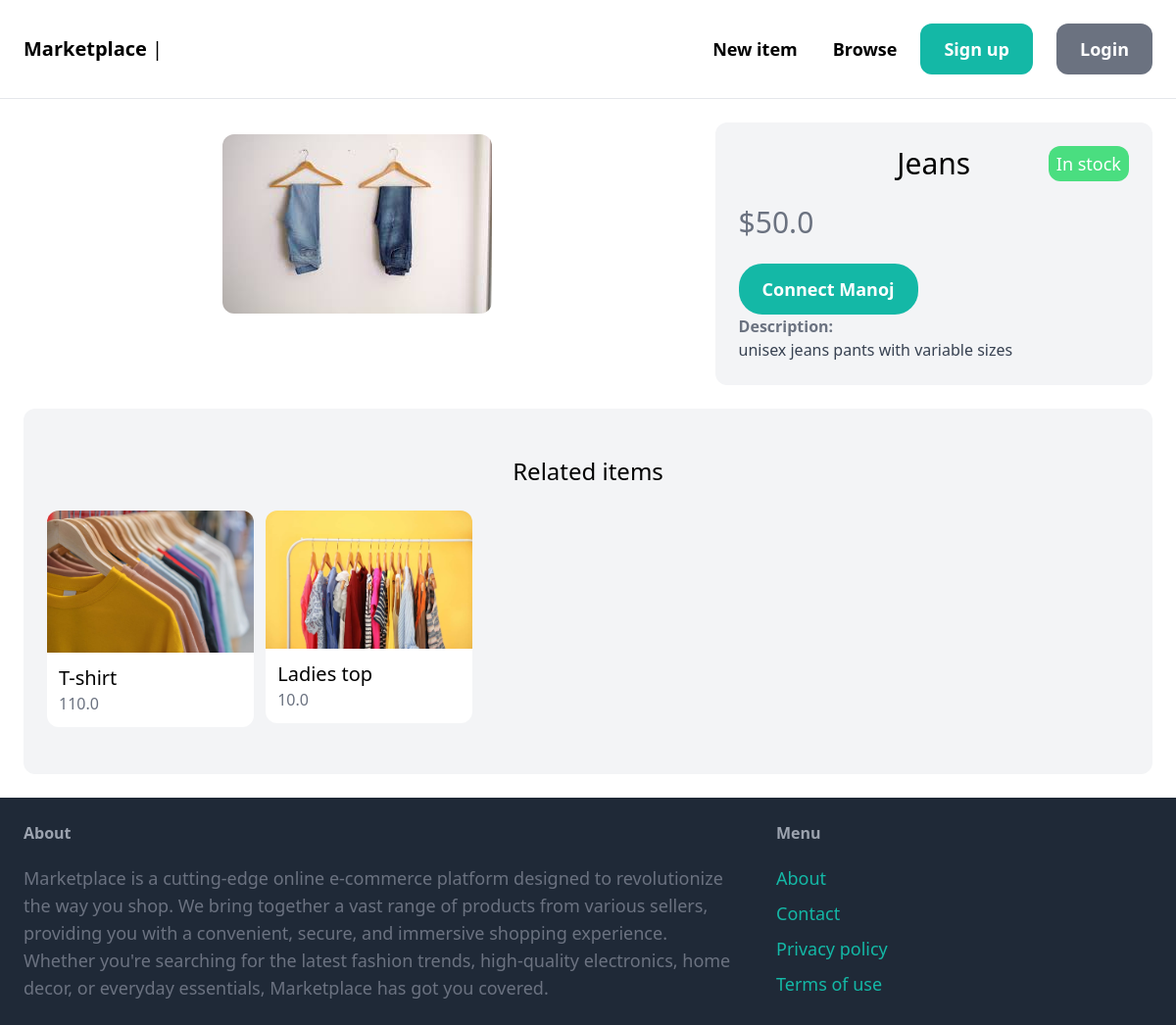
/items/5/, run on the app's committed database.
### item/models.py (models this page shows, shortened)
class Item(models.Model):
    category = models.ForeignKey(Category, related_name='items', on_delete=models.CASCADE)
    name = models.CharField(max_length=255)
    description = models.TextField(blank=True,null=True)
    size = models.CharField(max_length=100,blank=True,null=True)
    color = models.CharField(max_length=100,blank=True,null=True)
    gender = models.CharField(max_length=100,blank=True,null=True)
    price=models.FloatField(default=0.0)
    image = models.ImageField(upload_to='item_images', blank=True, null=True)
    is_sold = models.BooleanField(default=False)
    created_by = models.ForeignKey(User, on_delete=models.CASCADE, related_name='items')
    created_at=models.DateTimeField(auto_now_add=True)

### item/views.py (the view)
# urls.py: path('<int:pk>/', views.detail, name='detail'),
def detail(request, pk):
    item = get_object_or_404(Item, pk=pk)
    related_items = Item.objects.filter(category=item.category).exclude(pk=pk)[:3]
    if item.color:
        item.color = item.color.replace(',', ' ')
        item.color = item.color.replace('[', '')
        item.color = item.color.replace(']', '')
        item.color = item.color.replace("'", '')
    return render(request, 'item/detail.html',{
        'item':item,
        'related_items':related_items,
    })

### item/templates/item/detail.html (shortened to what this page needs)
{% extends 'core/base.html' %}
{% block content %}
<div class="sm:grid grid-cols-5 gap-6">
    <div class="col-span-3 m-3 ">
        <img src="{{ item.image.url }}" class="rounded-xl max-w-[70%]  m-auto  dark:brightness-100" alt="">
    </div>
    <div class="col-span-2 p-6 bg-gray-100 dark:text-white dark:bg-gray-800 rounded-xl text-center md:text-left">
        <h1 class="mb-6 relative sm:text-3xl text-lg text-center">{{item.name}}
            {% if item.is_sold == True %}
            <span class="inline-block md:absolute right-0 sm:text-lg text-sm bg-red-400 py-1 px-2 rounded-xl text-white">Sold out</span>
            {% else %}
            <span class="inline-block md:absolute right-0 sm:text-lg text-sm bg-green-400 py-1 px-2 rounded-xl text-white">In stock</span>
            {% endif %}
        </h1>
        <div class="sm:flex flex-col justify-between md:w-3/4">
            <div>
                <h1 class="text-gray-500 dark:text-white md:text-3xl text-left">${{item.price}}</h1>
            </div>
        </div>
        {% if request.user == item.created_by %}
        <div class="mt-6 p-6 bg-white dark:bg-gray-900  dark:text-white rounded-xl text-center md:text-left   ">
            <p>This is your item!</p>
            <a href="{% url 'item:edit' item.id %}" class="inline-block   mt-6 px-6 py-3 text-lg font-semibold bg-yellow-500 text-white rounded-xl">Edit</a>
            <a href="{% url 'item:delete'  item.id %}" class="inline-block   mt-6 px-6 py-3 text-lg font-semibold bg-red-500 text-white rounded-xl">Delete</a>
        </div>
        {% else %}
        <a href="{% url 'conversation:new' item.id %}" class="inline-block mt-6 px-6 py-3 text-lg font-semibold bg-teal-500 text-white rounded-3xl hover:bg-teal-700">Connect {{item.created_by.username}}</a>
        {% endif %}
        {% if item.description %}
        <p class="text-gray-700 dark:text-white">
            <strong class="text-gray-500 dark:text-white">Description:</strong>
            <br>
            {{item.description}}
        </p>
        {% endif %}
    </div>
</div>
<div class="mt-6 px-6 py-12 bg-gray-100 dark:text-white dark:bg-gray-800 rounded-xl">
    <h2 class="mb-6 text-2xl text-center">Related items</h2>
    <div class="grid md:grid-cols-5 grid-cols-2 gap-3">
        {% for item in related_items %}
            <div>
                <a href="{% url 'item:detail' item.id %}">
                    <div class="md-shrink-0">
                        <img src="{{ item.image.url }}" class="rounded-t-xl dark:brightness-50">
                    </div>
                    <div class="p-3 bg-white dark:text-white dark:bg-gray-900 rounded-b-xl ">
                        <h2 class="sm:text-xl break-words">{{ item.name }}</h2>
                        <h1 class="text-gray-500 ">{{item.price}}</h1>
                    </div>
                </a>
            </div>
        {% endfor %}
    </div>
</div>
{% endblock content %}

### data on the page
Item: image (picture), name "Jeans", price "50.0", created_by.username "Manoj", description "unisex jeans pants with variable sizes"
Item: image (picture), name "T-shirt", price "110.0"
Item: image (picture), name "Ladies top", price "10.0"
